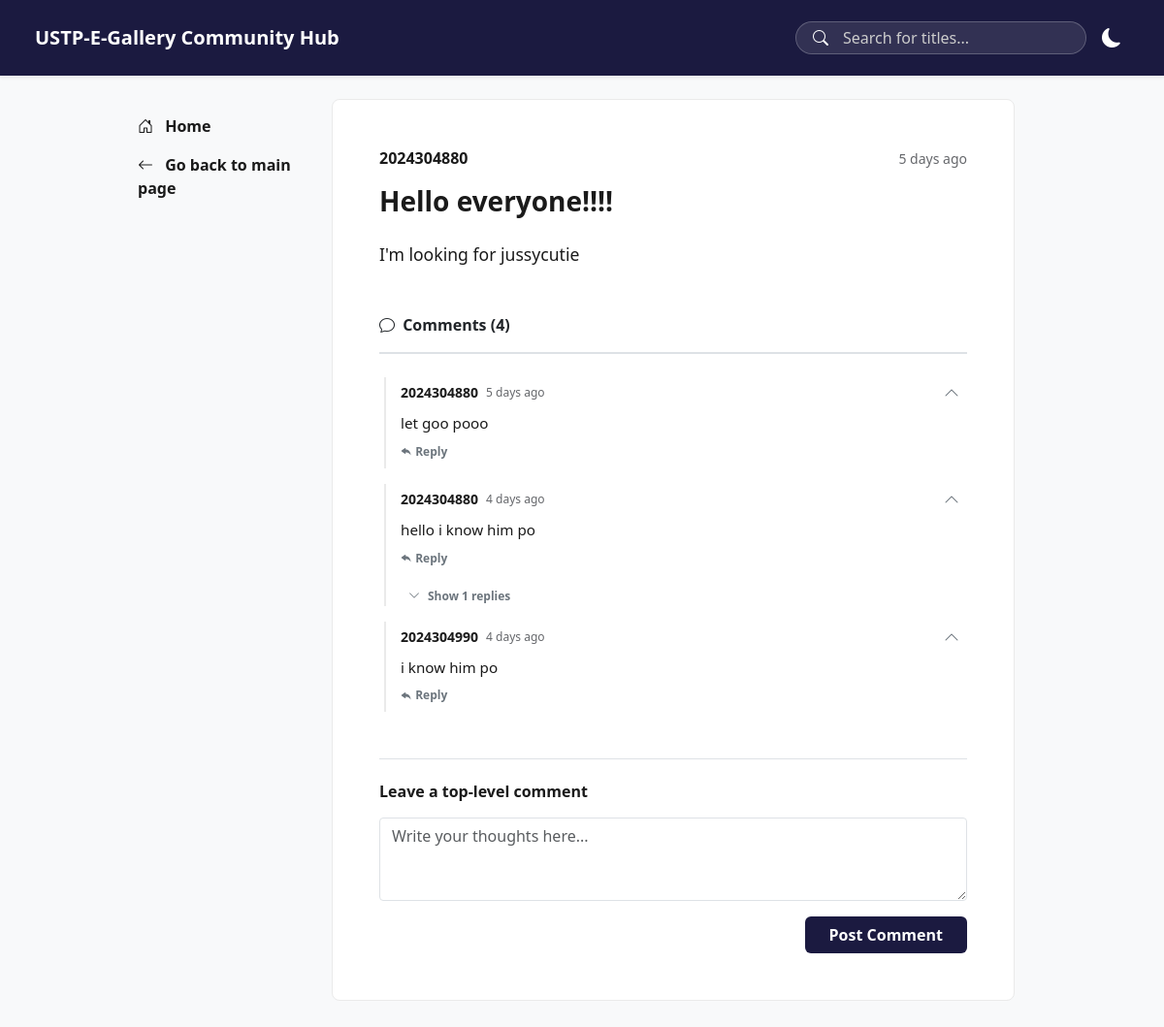
Page /public/user/post?id=1 on the earlier database version.
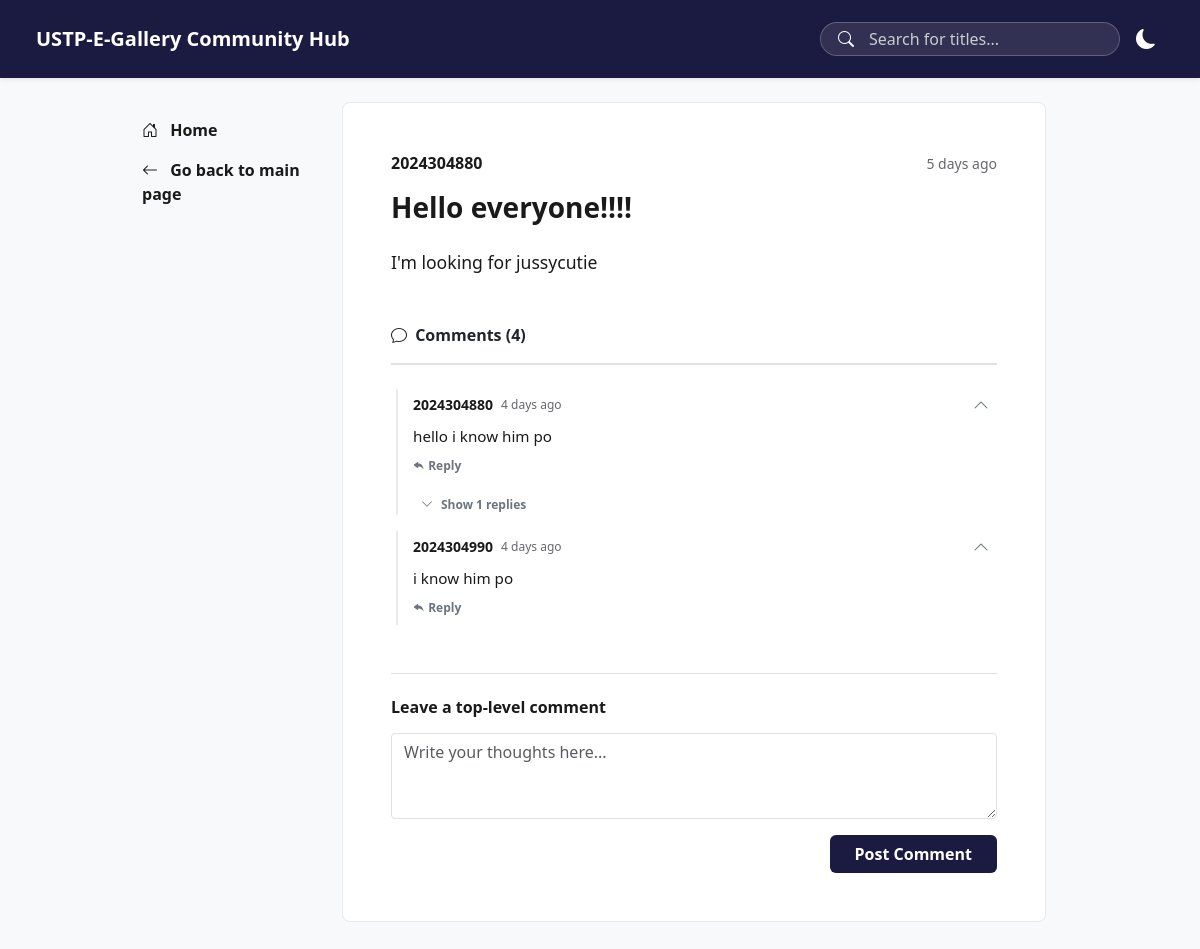
Same page on the later database version.
### tables this page shows
CREATE TABLE `community_comments` (
  `id` int(11) NOT NULL,
  `post_id` int(11) NOT NULL,
  `user_id` int(11) NOT NULL,
  `body` text NOT NULL,
  `created_at` timestamp NOT NULL DEFAULT current_timestamp(),
  `parent_id` int(11) DEFAULT NULL
);

CREATE TABLE `user` (
  `id` int(11) NOT NULL,
  `uuid` varchar(255) NOT NULL,
  `username` varchar(255) NOT NULL,
  `email` varchar(255) DEFAULT NULL,
  `password` varchar(255) NOT NULL,
  `role` enum('admin','user') NOT NULL,
  `recovery_email` varchar(100) NOT NULL,
  `two_factor_enabled` tinyint(1) NOT NULL,
  `dateCreated` timestamp NOT NULL DEFAULT current_timestamp(),
  `two_factor_code` varchar(10) DEFAULT NULL,
  `two_factor_expires` datetime DEFAULT NULL
);

### app/controllers/communityController.php (called while the page is built, shortened)
<?php
function getPostDetails($conn, $postId) {
    $postId = mysqli_real_escape_string($conn, $postId);
    $postQuery = "SELECT p.*, u.username FROM community_posts p JOIN user u ON p.user_id = u.id WHERE p.id = '$postId'";
    $postResult = mysqli_query($conn, $postQuery);
    $post = mysqli_fetch_assoc($postResult);
    $commentsQuery = "SELECT c.*, u.username FROM community_comments c JOIN user u ON c.user_id = u.id WHERE c.post_id = '$postId' ORDER BY c.created_at ASC";
    $commentsResult = mysqli_query($conn, $commentsQuery);
    $allComments = [];
    while ($row = mysqli_fetch_assoc($commentsResult)) {
        $row['replies'] = [];
        $allComments[$row['id']] = $row;
    }
    $nestedComments = [];
    foreach ($allComments as $id => &$comment) {
        if (!empty($comment['parent_id']) && isset($allComments[$comment['parent_id']])) {
            $allComments[$comment['parent_id']]['replies'][] = &$comment;
        } else {
            $nestedComments[] = &$comment;
        }
    }
    return ['post' => $post, 'comments' => $nestedComments];
}
function timeAgo($datetime) {
    $now = new DateTime();
    $ago = new DateTime($datetime);
    $diff = $now->diff($ago);
    if ($diff->d > 0) return $diff->d . ' day' . ($diff->d > 1 ? 's' : '') . ' ago';
    return 'just now';
}
?>

### public/user/post.php (the view, shortened to what the changed rows need)
<?php
include '../../app/config/config.php';
include '../../app/controllers/communityController.php';
$postId = $_GET['id'];
$details = getPostDetails($conn, $postId);
$commentsTree = $details['comments'];
function renderComments($commentsList) {
    foreach ($commentsList as $comment) {
        ?>
        <div class="comment-thread mt-3">
            <div class="d-flex align-items-center justify-content-between gap-2 mb-1">
                <div class="d-flex align-items-center gap-2">
                    <span class="fw-bold small" style="color: var(--text-dark);"><?php echo htmlspecialchars($comment['username']); ?></span>
                    <span style="font-size: 0.75rem; color: var(--text-muted);">
                        <?php echo timeAgo($comment['created_at']); ?>
                    </span>
                </div>
                <div class="d-flex gap-1 align-items-center">
                    <button onclick="toggleCommentDetails(<?php echo $comment['id']; ?>)" class="btn-icon text-secondary border-0 bg-transparent" title="Hide comment" id="hide-btn-<?php echo $comment['id']; ?>">
                        <i class="bi bi-chevron-up"></i>
                    </button>
                </div>
            </div>
            <div id="comment-details-<?php echo $comment['id']; ?>" class="comment-content">
                <p class="mb-1" style="font-size: 0.95rem; color: var(--text-dark); word-break: break-word;"><?php echo nl2br(htmlspecialchars($comment['body'])); ?></p>
                <a href="javascript:void(0);" onclick="toggleReplyForm(<?php echo $comment['id']; ?>)" class="text-secondary text-decoration-none fw-bold d-inline-block mb-2" style="font-size: 0.75rem;"><i class="bi bi-reply-fill"></i> Reply</a>
                <?php if (!empty($comment['replies'])): ?>
                    <div class="mt-2 ps-2">
                        <button onclick="toggleReplies(<?php echo $comment['id']; ?>)" class="btn-icon text-secondary fw-bold border-0 bg-transparent" style="font-size: 0.75rem; padding: 0;" id="replies-btn-<?php echo $comment['id']; ?>">
                            <i class="bi bi-chevron-down"></i> <span id="replies-toggle-<?php echo $comment['id']; ?>">Show <?php echo count($comment['replies']); ?> replies</span>
                        </button>
                            <?php renderComments($comment['replies']); ?>
                    </div>
                <?php endif; ?>
            </div>
        </div>
        <?php
    }
}
?>
<!DOCTYPE html>
<html lang="en">
<head>
    <link href="https://cdn.jsdelivr.net/npm/bootstrap@5.3.0/dist/css/bootstrap.min.css" rel="stylesheet">
    <link rel="stylesheet" href="https://cdn.jsdelivr.net/npm/bootstrap-icons@1.10.5/font/bootstrap-icons.css">
    <link rel="stylesheet" href="assets/css/post.css?v=<?php echo time(); ?>">
</head>
<body>
    <div class="container-fluid px-3 px-md-5 py-4">
        <div class="row justify-content-center">
            <div class="col-12 col-lg-8 px-2 px-md-4">
                <div class="post-card p-3 p-md-5 mb-4">
                    <div class="mt-4">
                        <?php if(empty($commentsTree)): ?>
                            <p style="color: var(--text-muted);">No comments yet. Be the first to reply!</p>
                        <?php else: ?>
                            <?php renderComments($commentsTree); ?>
                        <?php endif; ?>
                    </div>
                </div>
            </div>
        </div>
    </div>
</body>
</html>

Differences in the rows shown:
removed community_comments: user.username "2024304880", created_at "5 days ago", body "let goo pooo"
